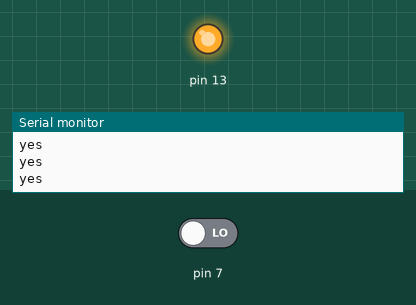
Simulated run of this sketch. Board: Arduino Uno, built with avr-gcc and run on an emulated ATmega328P. Parts: output pins drawn as LEDs (lit = HIGH), the last lines printed to the serial monitor. Inputs (shaded band) come from the test bench; at power-on: pin 7 LOW.

Above: at 2.8 s.
2.9 s: pin 7 driven HIGH
At 3.6 s:
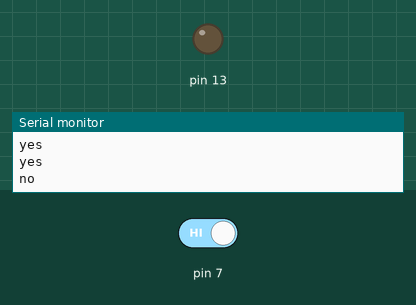
4.5 s: pin 7 driven LOW
At 6.3 s:
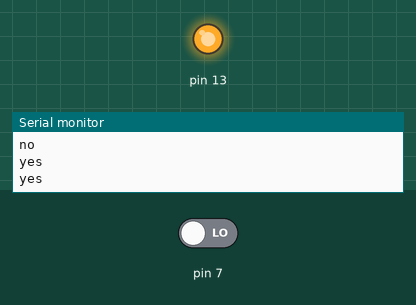
Timing chart, 0 to 7.8 s (numbered marks = the images above; inputs shaded):
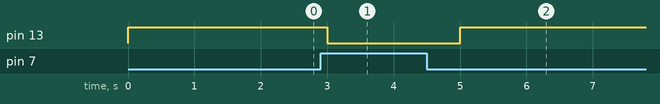

The sketch:

test_02_ir.ino
```cpp
int x;
char data_01[4]="yes";
char data_02[4]="no";

void setup() {
  // put your setup code here, to run once:
  pinMode(7,INPUT);
  pinMode(13, OUTPUT);
  Serial.begin(9600);
  //Serial.setTimeout(1);
}

void loop() {
  // put your main code here, to run repeatedly:
  //while (!Serial.available());
  x = digitalRead(7);
  if(x==1){
    Serial.println(data_02);
    digitalWrite(13,LOW);
  }
  else if(x==0){
    Serial.println(data_01);
    digitalWrite(13,HIGH);
  }
  delay(1000);
}
```

Measured:
- after the input at 2.9 s, pin 13: HIGH → LOW after 0.10 s
- after the input at 4.5 s, pin 13: LOW → HIGH after 0.50 s
